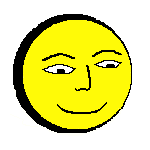
#> input picture Pictures/Smiley.png, 150 x 150 px, found by its file name
$ python Code_ImageProcessing.py
#> lines starting #> are read from the running program, lines starting #| are printed output that depends on the picture
# -*- coding: utf-8 -*-
"""Code_ImageProcessing.ipynb

Automatically generated by Colaboratory.

Original file is located at
    https://colab.research.google.com/drive/1_XcR1KvARqt6HhXXMN445dJZzBcvdJHp
"""

from PIL import Image, ImageOps
import numpy as np
import matplotlib.pyplot as plt
import random
import cv2
import math
from google.colab.patches import cv2_imshow
from google.colab import drive
drive.mount('/content/drive')

smiley_img = "/content/drive/MyDrive/Notes/MC215-Project/Smiley.png" #link to the smiley image
add_img1="/content/drive/MyDrive/Notes/MC215-Project/img1.png" #link to image which is to be added
add_img2="/content/drive/MyDrive/Notes/MC215-Project/img2.png" #link to image which is to be added
spatial_img = "/content/drive/MyDrive/Notes/MC215-Project/spatial.png" #link to image which is to be filtered

#function to convert image to array
def getPixels(filename):
    img = Image.open(filename, 'r')
#> img is the input picture: PIL image 150x150 RGB; mean R, G, B 226.9, 225, 131.6
    w, h = img.size
#> w = 150; h = 150
    pix = list(img.getdata())
#> pix = 22500 items
    return [pix[n:n+w] for n in range(0, w*h, w)]

smiley_arr = getPixels(smiley_img) #storing this in an array
#> smiley_arr = 150 items
print(smiley_arr)
#> (printed output is left out)
plt.imshow(smiley_arr) #printing the picture converted from array

add_arr1=getPixels(add_img1) #array for image which is to be added
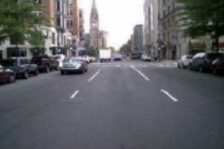
#> input picture Pictures/img1.png, 224 x 149 px, found by its file name
#> in getPixels, img is the input picture: PIL image 224x149 RGBA; mean R, G, B, A 99.2, 100.2, 103.7, 255
#> in getPixels (call 2), `pix = list(img.getdata())`: pix = 33376 items
#> add_arr1 = 149 items
add_arr2=getPixels(add_img2) #array for image which is to be added
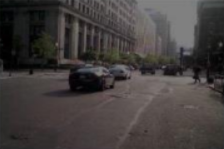
#> input picture Pictures/img2.png, 224 x 149 px, found by its file name
#> in getPixels, img is the input picture: PIL image 224x149 RGBA; mean R, G, B, A 67.3, 62.4, 61.3, 255
#> add_arr2 = 149 items
spatial_arr = getPixels(spatial_img) #array for image which is to be filtered
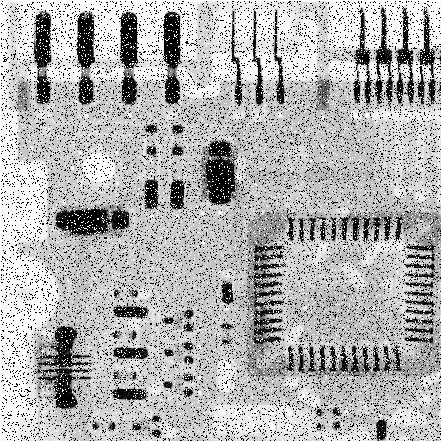
#> input picture Pictures/spatial.png, 441 x 441 px, found by its file name
#> in getPixels, img is the input picture: PIL image 441x441 RGBA; mean R, G, B, A 175.2, 175.2, 175.2, 255
#> in getPixels (call 4), `pix = list(img.getdata())`: pix = 194481 items
#> spatial_arr = 441 items

#function to get RGB values from Integer
def getRGBfromI(RGBint):
    blue =  RGBint & 255
    green = (RGBint >> 8) & 255
    red =   (RGBint >> 16) & 255
    return (red, green, blue)

#function to get Integer from RGB values
def getIfromRGB(rgb):
    red = rgb[0]
    green = rgb[1]
    blue = rgb[2]
    RGBint = (red<<16) + (green<<8) + blue
    return RGBint

#function to implement getIfromRGB()
def single_value(array):
  arr_ = [[0 for j in range(len(array[i]))] for i in range(len(array))]
#> arr_ = 150 items
  for i in range(len(array)):
    for j in range(len(array[i])):
      arr_[i][j] = getIfromRGB(array[i][j])
#> this loop made 150 passes
  return arr_

#function to implement getRGBfromI()
def multi_value(array):
  arr_ = [[[0 for k in range(3)] for j in range(len(array[i]))] for i in range(len(array))]
  for i in range(len(array)):
    for j in range(len(array[i])):
      arr_[i][j] = getRGBfromI(array[i][j])
#> this loop made 150 passes
  return arr_

#function to get grayscale value from rgb
def getGrayfromRGB(rgb):
    return int(0.2989*rgb[0] + 0.5870*rgb[1] + 0.1140*rgb[2])

#function to implement getGrayfromRGB()
def gray_value(array):
  arr = [[[0,0,0] for j in range(len(array[i]))] for i in range(len(array))]
  for i in range(len(array)):
    for j in range(len(array[i])):
      arr[i][j][0] = getGrayfromRGB(array[i][j])
      arr[i][j][1] = getGrayfromRGB(array[i][j])
      arr[i][j][2] = getGrayfromRGB(array[i][j])
  return arr

transpose_arr = np.transpose(single_value(smiley_arr))
plt.imshow(multi_value(transpose_arr)) #printing the picture converted from array

plt.imshow(gray_value(smiley_arr))

#function to add/merge two images
def add_image(arr1,arr2):
  ans_arr=[[[0 for k in range(3)] for j in range(len(arr1[i]))] for i in range(len(arr1))]
  for i in range(len(arr1)):
    for j in range(len(arr1[i])):
      ans_arr[i][j][0] = arr1[i][j][0] + arr2[i][j][0]
      ans_arr[i][j][1] = arr1[i][j][1] + arr2[i][j][1]
      ans_arr[i][j][2] = arr1[i][j][2] + arr2[i][j][2]
#> this loop made 149 passes
  return ans_arr

addition_arr=add_image(add_arr1,add_arr2)
cv2_imshow(np.array(add_arr1))
cv2_imshow(np.array(add_arr2))
plt.imshow(addition_arr)

#function to remove 1 image from the merged image
def sub_image(arr1,arr2):
  ans_arr=[[[0 for k in range(3)] for j in range(len(arr1[i]))] for i in range(len(arr1))]
  for i in range(len(arr1)):
    for j in range(len(arr1[i])):
      ans_arr[i][j][0] = abs(arr1[i][j][0] - arr2[i][j][0])
      ans_arr[i][j][1] = abs(arr1[i][j][1] - arr2[i][j][1])
      ans_arr[i][j][2] = abs(arr1[i][j][2] - arr2[i][j][2])

  return ans_arr

sub_array=sub_image(addition_arr, add_arr1)
plt.imshow(sub_array)

def rotate(image,angle):
#> called with angle = 30
  image = np.array(image)
  angle=math.radians(angle) #converting degrees to radians
  cosine=math.cos(angle)
  sine=math.sin(angle)
  height = image.shape[0] #define the height of the image
  width = image.shape[1] #define the width of the image

  #Define the height and width of the new image that is to be formed
  new_height  = round(abs(image.shape[0]*cosine)+abs(image.shape[1]*sine))+1
  new_width  = round(abs(image.shape[1]*cosine)+abs(image.shape[0]*sine))+1

  #define another image variable of dimensions of new_height and new _column filled with zero
  output=[[[0 for k in range(3)] for j in range(new_width)] for i in range(new_height)]

  # Find the centre of the image about which we have to rotate the image
  original_centre_height = round(((image.shape[0]+1)/2)-1)
  original_centre_width = round(((image.shape[1]+1)/2)-1)

  # Find the centre of the new image that will be obtained
  new_centre_height= round(((new_height+1)/2)-1)
  new_centre_width= round(((new_width+1)/2)-1)

  for i in range(height):
      for j in range(width):
          #co-ordinates of pixel with respect to the centre of original image
          y=image.shape[0]-1-i-original_centre_height
          x=image.shape[1]-1-j-original_centre_width

          #co-ordinate of pixel with respect to the rotated image
          new_y=round(-x*sine+y*cosine)
          new_x=round(x*cosine+y*sine)

          #since image will be rotated the centre will change too, so to adust to that we will need to change new_x and new_y with respect to the new centre
          new_y=new_centre_height-new_y
          new_x=new_centre_width-new_x

          # adding if check to prevent any errors in the processing
          if 0 <= new_x < new_width and 0 <= new_y < new_height and new_x>=0 and new_y>=0:
              output[new_y][new_x][0]=image[i][j][0]
              output[new_y][new_x][1]=image[i][j][1]
              output[new_y][new_x][2]=image[i][j][2]
  return output

rotate_arr1=rotate(add_arr1,30)
plt.imshow(rotate_arr1)

import math
def rotate1(image,angle):
#> called with angle = 30
  image = np.array(image)
  angle=math.radians(angle) #converting degrees to radians
  cosine=math.cos(angle)
  sine=math.sin(angle)
  height=image.shape[0]     #define the height of the image
  width=image.shape[1]      #define the width of the image

  #Define the height and width of the new image that is to be formed
  new_height  = round(abs(image.shape[0]*cosine)+abs(image.shape[1]*sine))+1
  new_width  = round(abs(image.shape[1]*cosine)+abs(image.shape[0]*sine))+1

  #define another image variable of dimensions of new_height and new _column filled with zero
  output=[[[0 for k in range(3)] for j in range(new_width)] for i in range(new_height)]

  # Find the centre of the image about which we have to rotate the image
  original_centre_height = round(((image.shape[0]+1)/2)-1)
  original_centre_width = round(((image.shape[1]+1)/2)-1)

  # Find the centre of the new image that will be obtained
  new_centre_height= round(((new_height+1)/2)-1)
  new_centre_width= round(((new_width+1)/2)-1)

  for i in range(height):
      for j in range(width):
          #co-ordinates of pixel with respect to the centre of original image
          y=image.shape[0]-1-i-original_centre_height
          x=image.shape[1]-1-j-original_centre_width

          #co-ordinate of pixel with respect to the rotated image
          new_y=round(-x*sine+y*cosine)
          new_y1=round(-x*sine+y*cosine) +1
          new_x=round(x*cosine+y*sine)
          new_x1=round(x*cosine+y*sine) +1

          #since image will be rotated the centre will change too, so to adust to that we will need to change new_x and new_y with respect to the new centre
          new_y=new_centre_height-new_y
          new_y1=new_centre_height-new_y1
          new_x=new_centre_width-new_x
          new_x1=new_centre_width-new_x1

          # adding if check to prevent any errors in the processing
          if 0 <= new_x < new_width and 0 <= new_y < new_height and new_x>=0 and new_y>=0:
              output[new_y][new_x][0]=image[i][j][0]
              output[new_y][new_x][1]=image[i][j][1]
              output[new_y][new_x][2]=image[i][j][2]
              output[new_y1][new_x1][0]=image[i][j][0]
              output[new_y1][new_x1][1]=image[i][j][1]
              output[new_y1][new_x1][2]=image[i][j][2]
  return output

rotate_arr=rotate1(add_arr1,30)
plt.imshow(rotate_arr)

def resize(image, nrow, ncol):
  image = np.array(image)
  rows = image.shape[0]
  cols = image.shape[1]
  return([[ image[int(rows * r / nrow)][int(cols * c / ncol)] for c in range(ncol)] for r in range(nrow)])

resize_arr = resize(add_arr1, 100, 100)
plt.imshow(resize_arr)

def negative(image):
  copy = np.array(image)
  for i in range(len(copy)):
    for j in range(len(copy[i])):
      copy[i][j][0] = 255-copy[i][j][0]
      copy[i][j][1] = 255-copy[i][j][1]
      copy[i][j][2] = 255-copy[i][j][2]
  return copy

neg_arr = negative(add_arr1)
plt.imshow(neg_arr)

def gamma(image):
  copy = np.array(image)
  gm = 0.5
  for i in range(len(copy)):
    for j in range(len(copy[i])):
      copy[i][j][0] = int(255*((copy[i][j][0]/255)**gm))
      copy[i][j][1] = int(255*((copy[i][j][1]/255)**gm))
      copy[i][j][2] = int(255*((copy[i][j][2]/255)**gm))
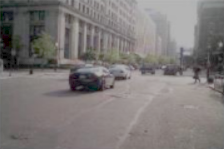
#> copy: shape (149, 224, 4) int64; mean R, G, B, A 125.3, 120.7, 119.6, 255
  return copy

gamma_arr = gamma(add_arr2)
plt.imshow(gamma_arr)

def averaging_filter(image):

  copy = np.array(image)

  var = 1/9

  gm = 1

  for i in range(1,len(copy)-1):
    for j in range(1,len(copy[i])-1):

      copy[i][j][0] = int((image[i-1][j-1][0] + image[i-1][j][0] + image[i-1][j+1][0] +
                           image[i][j-1][0] + image[i][j-1][0] + image[i][j+1][0] +
                           image[i+1][j-1][0] + image[i+1][j][0] + image[i+1][j+1][0])/9)

      copy[i][j][1] = int((image[i-1][j-1][1] + image[i-1][j][1] + image[i-1][j+1][1] +
                           image[i][j-1][1] + image[i][j-1][1] + image[i][j+1][1] +
                           image[i+1][j-1][1] + image[i+1][j][1] + image[i+1][j+1][1])/9)

      copy[i][j][2] = int((image[i-1][j-1][2] + image[i-1][j][2] + image[i-1][j+1][2] +
                           image[i][j-1][2] + image[i][j-1][2] + image[i][j+1][2] +
                           image[i+1][j-1][2] + image[i+1][j][2] + image[i+1][j+1][2])/9)
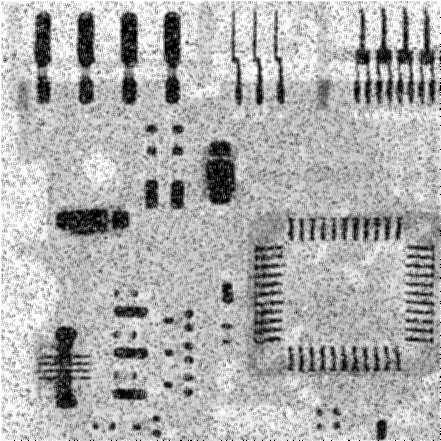
#> copy: shape (441, 441, 4) int64; mean R, G, B, A 174.9, 174.9, 174.8, 255

  return copy

cv2_imshow(np.array(spatial_arr))
avg_fil_arr = averaging_filter(spatial_arr)
plt.imshow(avg_fil_arr)

def median_filter(image):

  m = np.array(image).shape[0]
  n = np.array(image).shape[1]
  # copy = [[[255 for k in range(3)] for j in range(n)] for i in range(m)]
  copy = np.array(image)

  var = 1/9

  for i in range(1,len(copy)-1):
    for j in range(1,len(copy[i])-1):
      temp0 = sorted([image[i-1][j-1][0] , image[i-1][j][0] ,  image[i-1][j+1][0] ,
                      image[i][j-1][0] ,  image[i][j-1][0] , image[i][j+1][0] ,
                      image[i+1][j-1][0] , image[i+1][j][0] , image[i+1][j+1][0]])[4]

      temp1 = sorted([image[i-1][j-1][1] , image[i-1][j][1] , image[i-1][j+1][1] ,
                      image[i][j-1][1] , image[i][j-1][1] , image[i][j+1][1] ,
                      image[i+1][j-1][1] , image[i+1][j][1] , image[i+1][j+1][1]])[4]

      temp2 = sorted([image[i-1][j-1][2] , image[i-1][j][2] , image[i-1][j+1][2] ,
                      image[i][j-1][2] , image[i][j-1][2] , image[i][j+1][2] ,
                      image[i+1][j-1][2] , image[i+1][j][2] , image[i+1][j+1][2]])[4]

      copy[i][j][0] = temp0
      copy[i][j][1] = temp1
      copy[i][j][2] = temp2
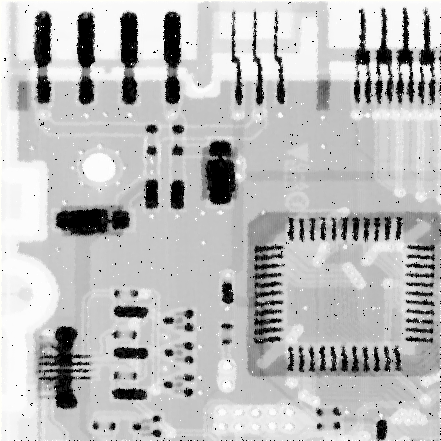
#> copy: shape (441, 441, 4) int64; mean R, G, B, A 187.1, 187.1, 187, 255
  return copy

cv2_imshow(np.array(spatial_arr))
median_fil_arr = median_filter(spatial_arr)
plt.imshow(median_fil_arr)
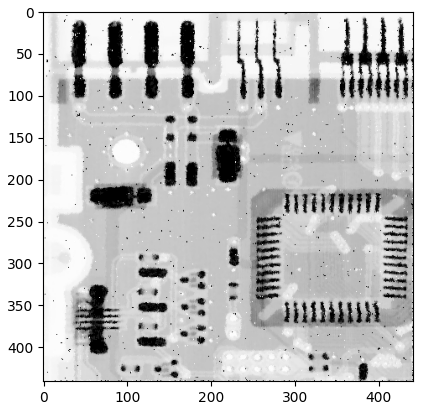
#> figure drawn by matplotlib, 1 panel
